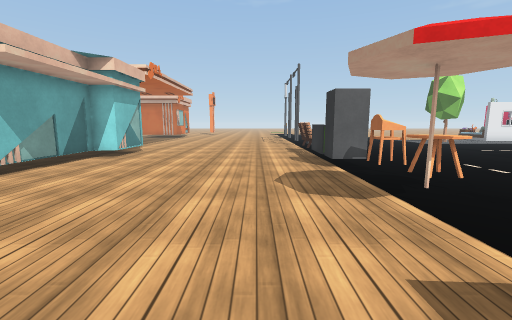
[1] (above)

24 first-person views from a walk through a scene from a Unity 3-D project. The camera is 1.2 m above the floor, tilts 8° down and sees 90° across. Doors are open. The floor is counted in squares, 1 m on a side. Each view is taken from the middle of a square. On the plan, view 1 faces up. The plan holds only what a view shows up to about 12 squares ahead; the rest is blank. The place goes on beyond the plan. The player is left out. Some surface patterns are stand-ins.

[2]
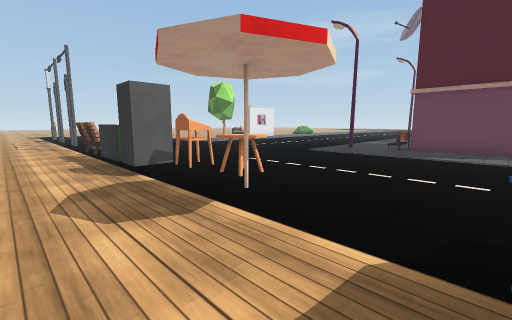

[3]
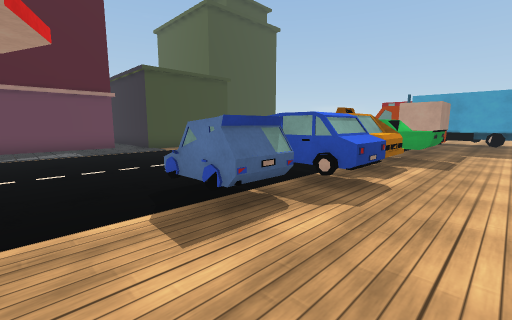

[4]
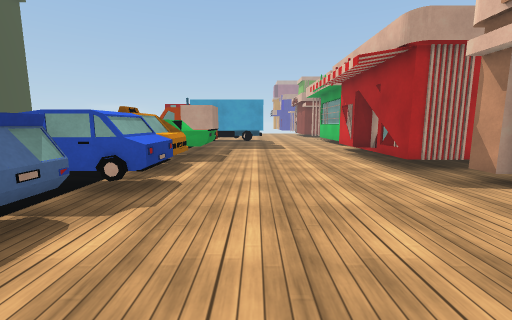

[5]
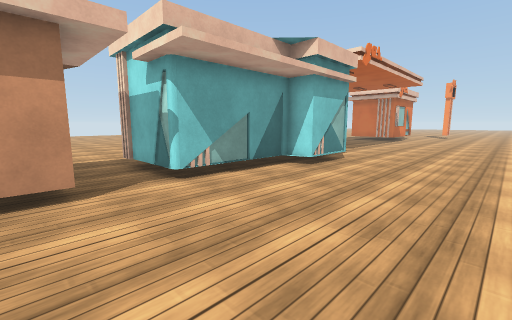

[6]
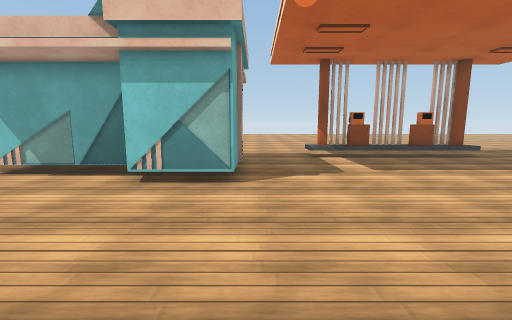

[7]
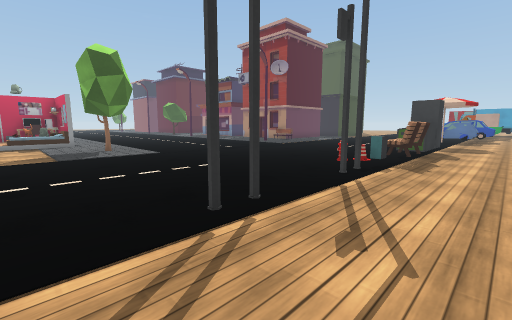

[8]
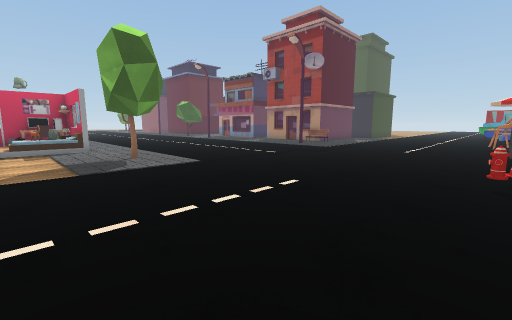

[9]
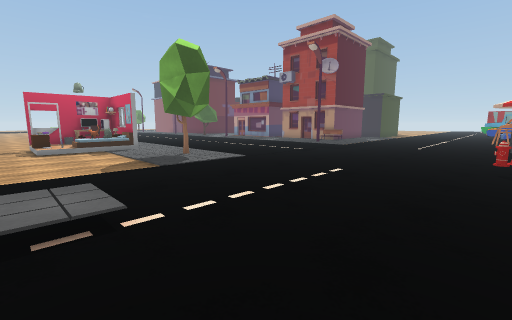

[10]
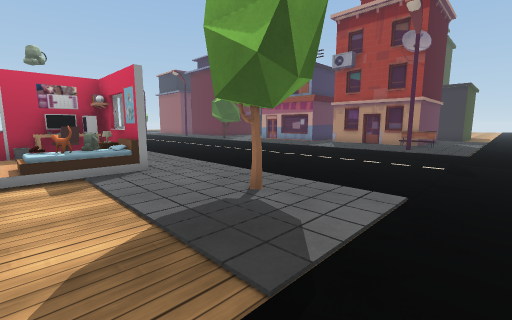

[11]
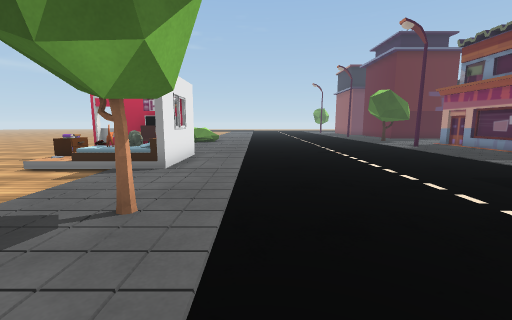

[12]
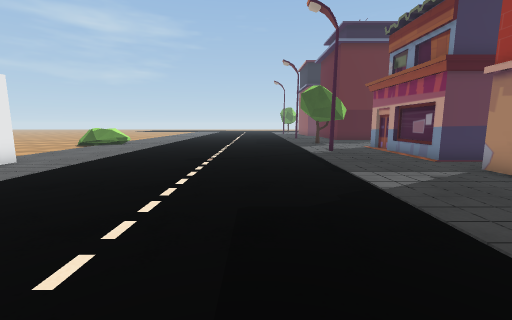

[13]
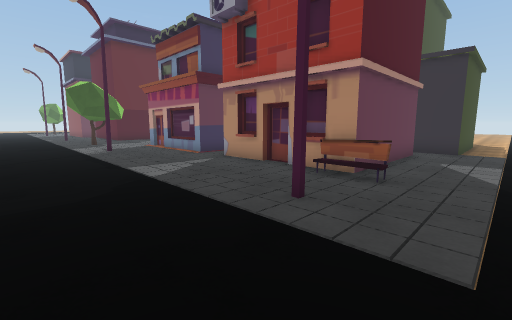

[14]
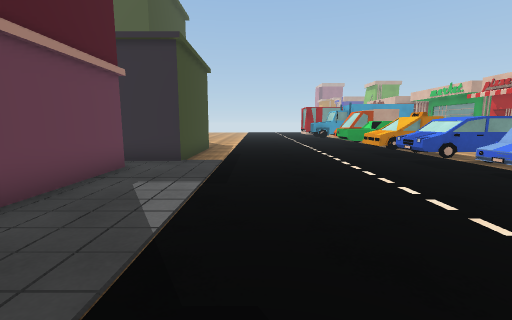

[15]
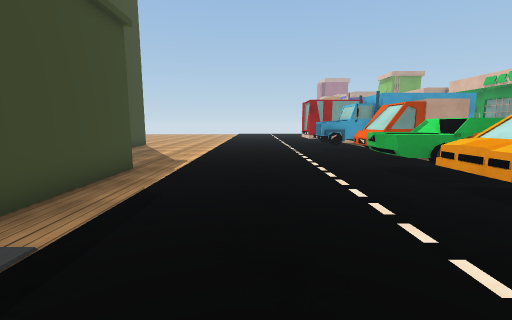

[16]
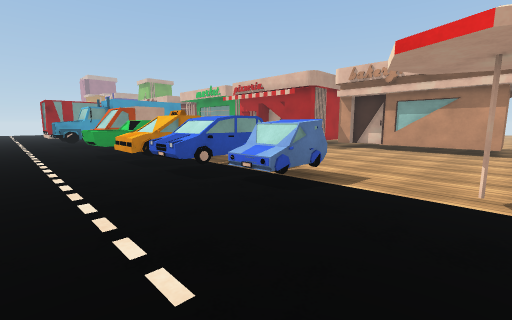

[17]
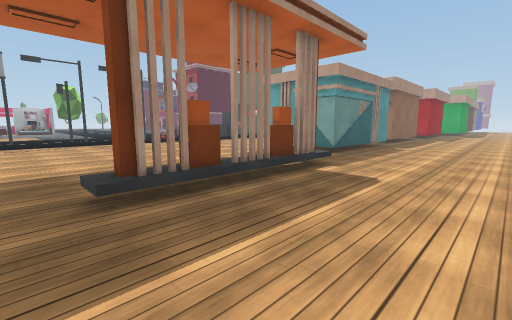

[18]
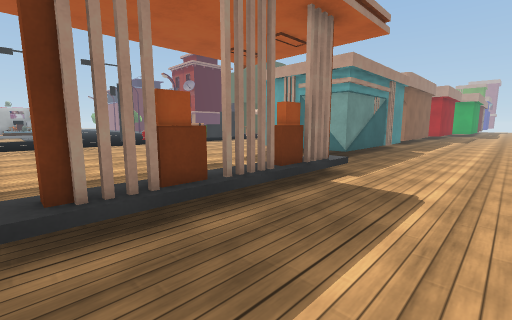

[19]
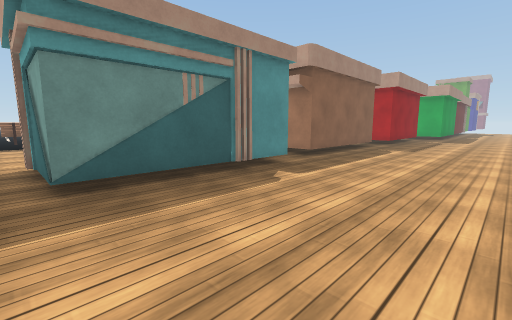

[20]
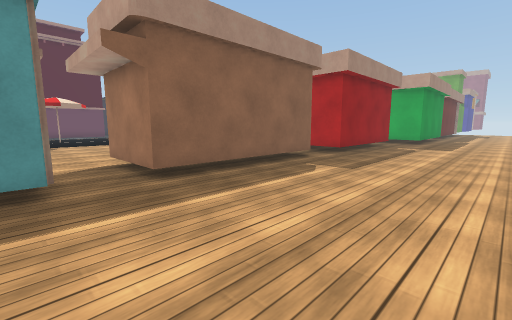

[21]
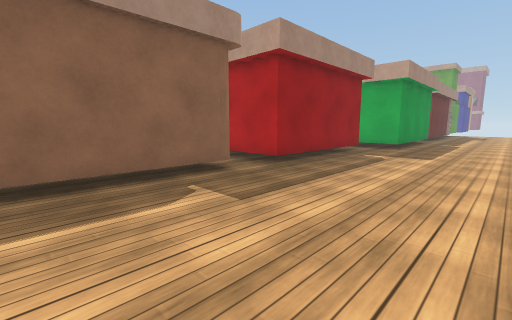

[22]
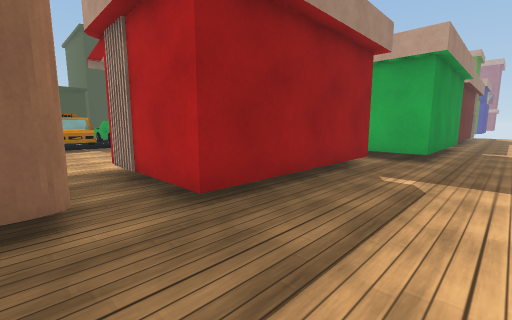

[23]
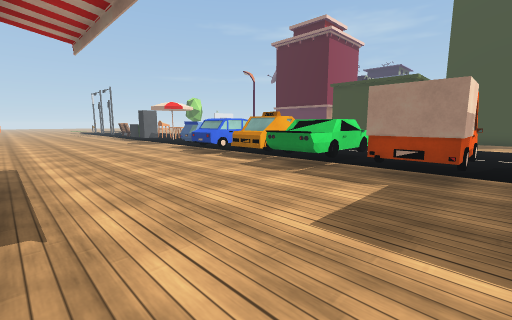

[24]
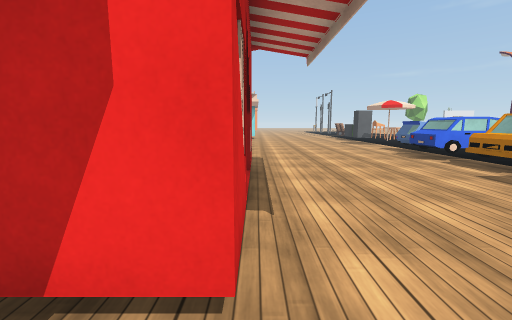

### Floor plan
Key: @ floor where view 1 was taken; # wall or solid block; x gap in a wall; . main floor; : floor 0.25 m higher than the main floor; / step, stairs or slope; D open door; = window, fence, low wall or low ledge; ^ raised ledge; B bench; C chair; T table; U umbrella; A car; I taxi; R truck; E tree; H hydrant; L lantern; O other object.
Columns run from 14 left of view 1 to 22 right of it. Each row starts with its distance up from view 1.
 22    ..            .  ///...........
 21 . ..............L.  ///......./ODD
 20  ...O........................./:DD
 19 ....x.........................=:## ..
 18 ....x...........#.............//##...
 17 ....x.....................#E..###....
 16 ....x................................
 15 ....x...........#....................
 14 ....O............H...................
 13 .................O...................
 12 .......O........BB...................
 11 .....OOO.O......BB...................
 10 .....O...O......BB...................
  9 .....O..O.......^^...................
  8 .....O..O.......x^...................
  7 .....O..O.......##........#..........
  6 .....OOOO........C...................
  5 .................TT..................
  4 ......###........U........=#####.####
  3 .....## #..................#     #
  2 .....#  #..................#
  1 .....#  #.......AA.........#
  0 .....#  #.....@.AA.........#
 -1 .....#  #......AAAA........#
 -2 .....####......AAAA.......##
 -3 ...............AAAA.......#
 -4 .....#####.....IIII.......#
 -5 .....#   #.....IIII.......#
 -6 .....#  ##.....AAAAA......#
 -7 .....#  #......AAAAA......#
 -8 .....#  ##.................
 -9 .....#  ##.....####........
-10 .....#  ##.....####.........
-11 ....##   . ..RRRRRR.........

Where each view was taken, in squares from view 1:
view 1: 0 up, 0 right, facing up
view 2: 1 up, 0 right, facing up-right
view 3: 3 up, 1 left, facing down-right
view 4: 3 up, 1 left, facing down
view 5: 3 up, 1 left, facing up-left
view 6: 12 up, 0 right, facing left
view 7: 20 up, 0 right, facing down-right
view 8: 20 up, 3 right, facing down-right
view 9: 22 up, 3 right, facing down-right
view 10: 20 up, 9 right, facing down-right
view 11: 15 up, 9 right, facing right
view 12: 10 up, 11 right, facing right
view 13: 10 up, 10 right, facing down-right
view 14: 6 up, 9 right, facing down
view 15: 0 up, 8 right, facing down
view 16: 4 up, 7 right, facing down-left
view 17: 21 up, 14 left, facing down-right
view 18: 20 up, 13 left, facing down-right
view 19: 12 up, 14 left, facing down-right
view 20: 6 up, 14 left, facing down-right
view 21: 2 up, 14 left, facing down-right
view 22: 2 down, 12 left, facing down-right
view 23: 11 down, 5 left, facing up-right
view 24: 11 down, 5 left, facing up
